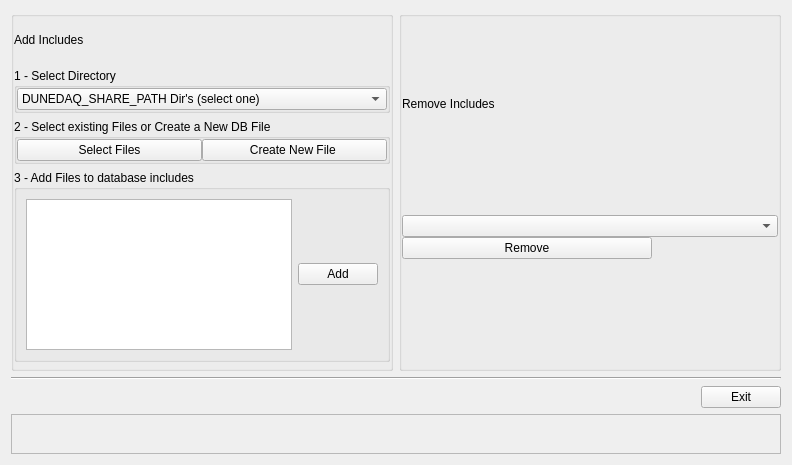
<?xml version="1.0" encoding="UTF-8"?>
<ui version="4.0">
 <class>dbe::IncludeFileWidget</class>
 <widget class="QWidget" name="dbe::IncludeFileWidget">
  <property name="geometry">
   <rect>
    <x>0</x>
    <y>0</y>
    <width>792</width>
    <height>465</height>
   </rect>
  </property>
  <property name="sizePolicy">
   <sizepolicy hsizetype="Expanding" vsizetype="Expanding">
    <horstretch>0</horstretch>
    <verstretch>0</verstretch>
   </sizepolicy>
  </property>
  <property name="minimumSize">
   <size>
    <width>792</width>
    <height>465</height>
   </size>
  </property>
  <property name="maximumSize">
   <size>
    <width>1192</width>
    <height>665</height>
   </size>
  </property>
  <property name="windowTitle">
   <string>Form</string>
  </property>
  <layout class="QHBoxLayout" name="horizontalLayout_6">
   <item>
    <layout class="QVBoxLayout" name="VerticalLayout3">
     <item>
      <layout class="QHBoxLayout" name="HorizontalLayout3">
       <item>
        <widget class="QGroupBox" name="AddIncludedBox">
         <property name="sizePolicy">
          <sizepolicy hsizetype="MinimumExpanding" vsizetype="Expanding">
           <horstretch>0</horstretch>
           <verstretch>0</verstretch>
          </sizepolicy>
         </property>
         <property name="minimumSize">
          <size>
           <width>350</width>
           <height>0</height>
          </size>
         </property>
         <property name="title">
          <string/>
         </property>
         <layout class="QGridLayout" name="gridLayout_2">
          <property name="leftMargin">
           <number>0</number>
          </property>
          <property name="topMargin">
           <number>0</number>
          </property>
          <property name="rightMargin">
           <number>0</number>
          </property>
          <property name="bottomMargin">
           <number>6</number>
          </property>
          <item row="1" column="0">
           <widget class="QGroupBox" name="DirectoryBox">
            <property name="sizePolicy">
             <sizepolicy hsizetype="MinimumExpanding" vsizetype="Preferred">
              <horstretch>0</horstretch>
              <verstretch>0</verstretch>
             </sizepolicy>
            </property>
            <property name="title">
             <string>1 - Select Directory</string>
            </property>
            <property name="flat">
             <bool>false</bool>
            </property>
            <layout class="QVBoxLayout" name="verticalLayout_6">
             <property name="spacing">
              <number>0</number>
             </property>
             <property name="margin">
              <number>0</number>
             </property>
             <item>
              <layout class="QHBoxLayout" name="HorizontalLayout">
               <item>
                <widget class="QComboBox" name="DirectoryCombo">
                 <property name="sizePolicy">
                  <sizepolicy hsizetype="MinimumExpanding" vsizetype="Fixed">
                   <horstretch>0</horstretch>
                   <verstretch>0</verstretch>
                  </sizepolicy>
                 </property>
                 <item>
                  <property name="text">
                   <string>DUNEDAQ_SHARE_PATH Dir's (select one)</string>
                  </property>
                 </item>
                </widget>
               </item>
              </layout>
             </item>
            </layout>
           </widget>
          </item>
          <item row="2" column="0">
           <widget class="QGroupBox" name="SelectFileBox">
            <property name="sizePolicy">
             <sizepolicy hsizetype="MinimumExpanding" vsizetype="Preferred">
              <horstretch>0</horstretch>
              <verstretch>0</verstretch>
             </sizepolicy>
            </property>
            <property name="minimumSize">
             <size>
              <width>340</width>
              <height>0</height>
             </size>
            </property>
            <property name="title">
             <string>2 - Select existing Files or Create a New DB File</string>
            </property>
            <layout class="QVBoxLayout" name="verticalLayout_2">
             <property name="spacing">
              <number>0</number>
             </property>
             <property name="margin">
              <number>0</number>
             </property>
             <item>
              <layout class="QHBoxLayout" name="HorizontalLayout2">
               <item>
                <widget class="QPushButton" name="SelectFileButton">
                 <property name="text">
                  <string>Select Files</string>
                 </property>
                </widget>
               </item>
               <item>
                <widget class="QPushButton" name="CreateFileButton">
                 <property name="text">
                  <string>Create New File </string>
                 </property>
                </widget>
               </item>
              </layout>
             </item>
            </layout>
           </widget>
          </item>
          <item row="3" column="0">
           <widget class="QGroupBox" name="AddFileBox">
            <property name="sizePolicy">
             <sizepolicy hsizetype="MinimumExpanding" vsizetype="Preferred">
              <horstretch>0</horstretch>
              <verstretch>0</verstretch>
             </sizepolicy>
            </property>
            <property name="title">
             <string>3 - Add Files to database includes</string>
            </property>
            <layout class="QHBoxLayout" name="horizontalLayout_4">
             <item>
              <widget class="QListWidget" name="AddFileLine"/>
             </item>
             <item>
              <widget class="QPushButton" name="AddToIncludeButton">
               <property name="sizePolicy">
                <sizepolicy hsizetype="Fixed" vsizetype="Fixed">
                 <horstretch>0</horstretch>
                 <verstretch>0</verstretch>
                </sizepolicy>
               </property>
               <property name="maximumSize">
                <size>
                 <width>127</width>
                 <height>16777215</height>
                </size>
               </property>
               <property name="text">
                <string>Add</string>
               </property>
              </widget>
             </item>
            </layout>
           </widget>
          </item>
          <item row="0" column="0">
           <widget class="QLabel" name="AddLabel">
            <property name="sizePolicy">
             <sizepolicy hsizetype="Minimum" vsizetype="Minimum">
              <horstretch>0</horstretch>
              <verstretch>0</verstretch>
             </sizepolicy>
            </property>
            <property name="minimumSize">
             <size>
              <width>344</width>
              <height>45</height>
             </size>
            </property>
            <property name="text">
             <string>Add Includes</string>
            </property>
           </widget>
          </item>
         </layout>
        </widget>
       </item>
       <item>
        <widget class="QGroupBox" name="RemoveIncludedBox">
         <property name="sizePolicy">
          <sizepolicy hsizetype="MinimumExpanding" vsizetype="Expanding">
           <horstretch>0</horstretch>
           <verstretch>0</verstretch>
          </sizepolicy>
         </property>
         <property name="title">
          <string/>
         </property>
         <layout class="QVBoxLayout" name="verticalLayout">
          <property name="spacing">
           <number>0</number>
          </property>
          <property name="leftMargin">
           <number>0</number>
          </property>
          <property name="topMargin">
           <number>0</number>
          </property>
          <property name="rightMargin">
           <number>0</number>
          </property>
          <property name="bottomMargin">
           <number>9</number>
          </property>
          <item>
           <widget class="QLabel" name="RemoveLabel">
            <property name="sizePolicy">
             <sizepolicy hsizetype="Minimum" vsizetype="Minimum">
              <horstretch>0</horstretch>
              <verstretch>0</verstretch>
             </sizepolicy>
            </property>
            <property name="minimumSize">
             <size>
              <width>344</width>
              <height>45</height>
             </size>
            </property>
            <property name="text">
             <string>Remove Includes</string>
            </property>
           </widget>
          </item>
          <item>
           <spacer name="VerticalSpacer1">
            <property name="orientation">
             <enum>Qt::Vertical</enum>
            </property>
            <property name="sizeType">
             <enum>QSizePolicy::Fixed</enum>
            </property>
            <property name="sizeHint" stdset="0">
             <size>
              <width>20</width>
              <height>25</height>
             </size>
            </property>
           </spacer>
          </item>
          <item>
           <widget class="QComboBox" name="RemoveCombo">
            <property name="sizePolicy">
             <sizepolicy hsizetype="MinimumExpanding" vsizetype="Fixed">
              <horstretch>0</horstretch>
              <verstretch>0</verstretch>
             </sizepolicy>
            </property>
           </widget>
          </item>
          <item>
           <widget class="QPushButton" name="RemoveButton">
            <property name="sizePolicy">
             <sizepolicy hsizetype="Fixed" vsizetype="Fixed">
              <horstretch>0</horstretch>
              <verstretch>0</verstretch>
             </sizepolicy>
            </property>
            <property name="maximumSize">
             <size>
              <width>250</width>
              <height>16777215</height>
             </size>
            </property>
            <property name="text">
             <string>Remove</string>
            </property>
           </widget>
          </item>
          <item>
           <spacer name="VerticalSpacer">
            <property name="orientation">
             <enum>Qt::Vertical</enum>
            </property>
            <property name="sizeType">
             <enum>QSizePolicy::Fixed</enum>
            </property>
            <property name="sizeHint" stdset="0">
             <size>
              <width>20</width>
              <height>100</height>
             </size>
            </property>
           </spacer>
          </item>
         </layout>
        </widget>
       </item>
      </layout>
     </item>
     <item>
      <widget class="Line" name="Line">
       <property name="sizePolicy">
        <sizepolicy hsizetype="MinimumExpanding" vsizetype="Fixed">
         <horstretch>0</horstretch>
         <verstretch>0</verstretch>
        </sizepolicy>
       </property>
       <property name="orientation">
        <enum>Qt::Horizontal</enum>
       </property>
      </widget>
     </item>
     <item>
      <layout class="QHBoxLayout" name="HorizontalLayout1">
       <property name="sizeConstraint">
        <enum>QLayout::SetNoConstraint</enum>
       </property>
       <item>
        <spacer name="HorizontalSpacer">
         <property name="orientation">
          <enum>Qt::Horizontal</enum>
         </property>
         <property name="sizeType">
          <enum>QSizePolicy::MinimumExpanding</enum>
         </property>
         <property name="sizeHint" stdset="0">
          <size>
           <width>520</width>
           <height>20</height>
          </size>
         </property>
        </spacer>
       </item>
       <item>
        <widget class="QPushButton" name="ExitButton">
         <property name="maximumSize">
          <size>
           <width>100</width>
           <height>25</height>
          </size>
         </property>
         <property name="text">
          <string>Exit</string>
         </property>
        </widget>
       </item>
      </layout>
     </item>
     <item>
      <widget class="QFrame" name="StatusFrame">
       <property name="sizePolicy">
        <sizepolicy hsizetype="MinimumExpanding" vsizetype="Fixed">
         <horstretch>0</horstretch>
         <verstretch>0</verstretch>
        </sizepolicy>
       </property>
       <property name="minimumSize">
        <size>
         <width>0</width>
         <height>40</height>
        </size>
       </property>
       <property name="maximumSize">
        <size>
         <width>16777215</width>
         <height>40</height>
        </size>
       </property>
       <property name="frameShape">
        <enum>QFrame::StyledPanel</enum>
       </property>
       <property name="frameShadow">
        <enum>QFrame::Raised</enum>
       </property>
       <layout class="QVBoxLayout" name="verticalLayout_4">
        <property name="spacing">
         <number>0</number>
        </property>
        <property name="margin">
         <number>0</number>
        </property>
        <item>
         <layout class="QVBoxLayout" name="StatusLayout"/>
        </item>
       </layout>
      </widget>
     </item>
    </layout>
   </item>
  </layout>
 </widget>
 <resources/>
 <connections/>
</ui>
